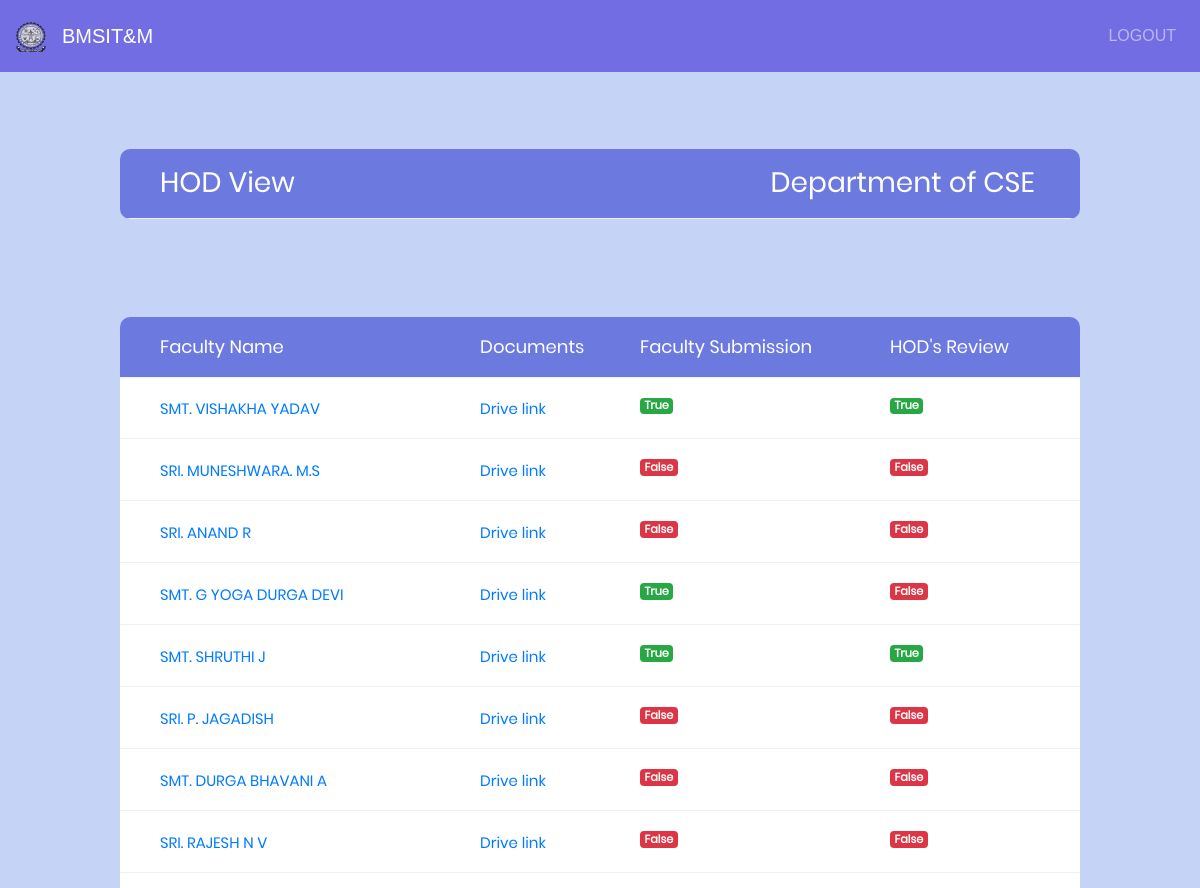
Before: /hod_display/ (signed in, upper part) with the older database file.
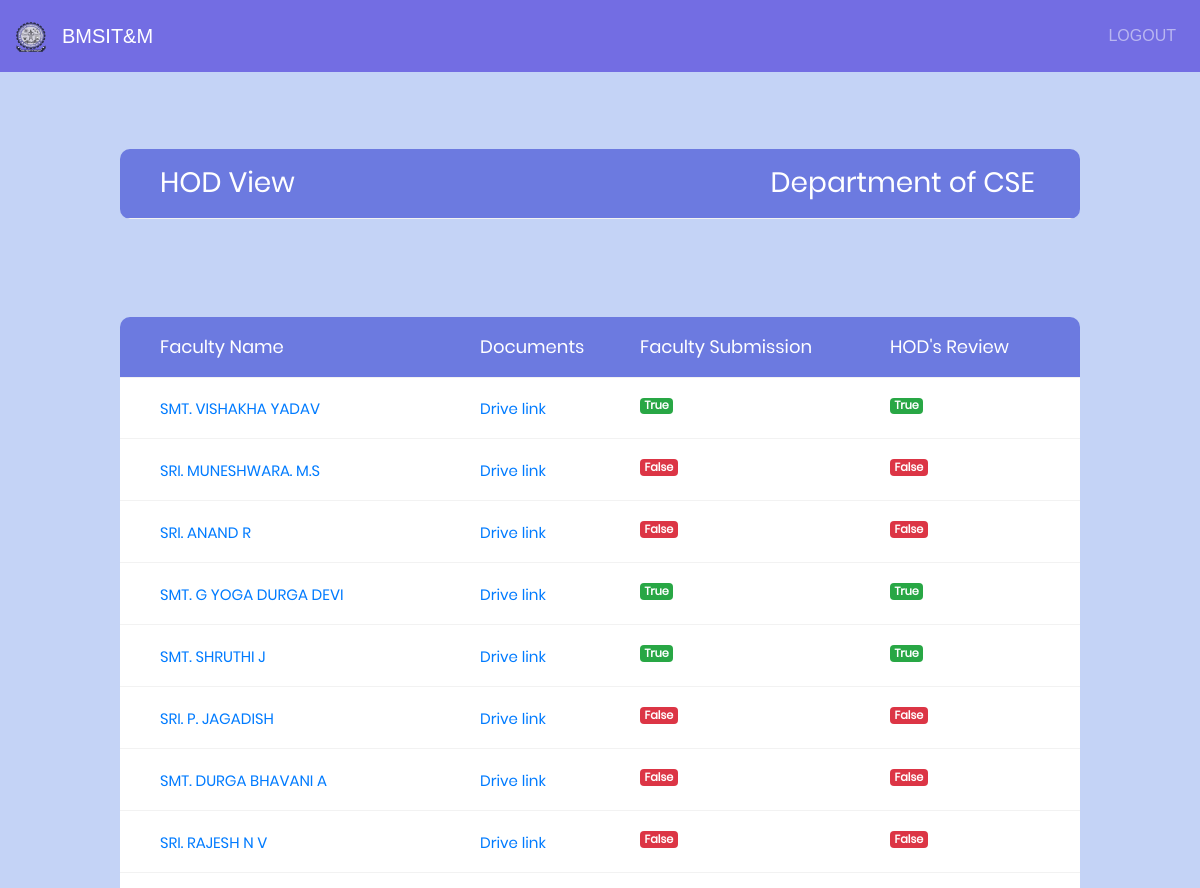
After: the same page with the newer database file.
### facform1/models.py (models this page shows, shortened)
class User(AbstractUser):
	phone = models.BigIntegerField(null=True)
	department = models.ForeignKey('Department', on_delete=models.CASCADE,null=True)
	designation = models.ForeignKey('Designation', on_delete=models.CASCADE,null=True)
	teach_status = models.BooleanField(default=False)
	hod_status = models.BooleanField(default=False)
	principal_status = models.BooleanField(default=False)
	doc_link = models.CharField(max_length=2000, blank=True, null=True)
	info = models.CharField(max_length=20, blank=True, null=True)

### facform1/views.py (the view)
# urls.py: url(r'^hod_display/', views.hod_display,name="hod_display"),
def hod_display(request):
	user = request.user
	pk = request.user.pk
	hod_dept = user.department
	hod_desg = user.designation
	c1 = User.objects.filter(department=hod_dept).filter(designation__pk=11)
	c2 = User.objects.filter(department=hod_dept).filter(designation__pk=9)
	c3 = User.objects.filter(department=hod_dept).filter(designation__pk=10)
	c4 = list(chain(c2,c3))
	context = {'name':c1,'name1':c4 ,'hod_dept':hod_dept}
	return render(request,'hod_display.html',context=context)

### facform1/models.py (called while the page is built)
	def __str__(self):
		return self.name

### templates/hod_display.html (shortened to what this page needs)
<!DOCTYPE html>
{% load staticfiles %}
<html lang="en">
<head>
	<link rel="stylesheet" type="text/css" href="{% static "vendor/bootstrap/css/bootstrap.min.css" %}">
	<link rel="stylesheet" type="text/css" href="{% static "fonts/font-awesome-4.7.0/css/font-awesome.min.css" %}">
	<link rel="stylesheet" type="text/css" href="{% static "vendor/animate/animate.css" %}">
	<link rel="stylesheet" type="text/css" href="{% static "vendor/select2/select2.min.css" %}">
	<link rel="stylesheet" type="text/css" href="{% static "vendor/perfect-scrollbar/perfect-scrollbar.css" %}">
	<link rel="stylesheet" type="text/css" href="{% static "css/util.css" %}">
	<link rel="stylesheet" type="text/css" href="{% static "css/main1.css" %}">
</head>
<body style="background:#c3d1f8">
	{% include 'partials/nav_primary.html' %}
	<div style="margin-top:-18%;" class="limiter">
		<div class="container-table100">
			<div class="wrap-table100">
					<div class="table">
						<div class="row header">
							<div class="cell">
								<h3>HOD View</h3>
							</div>
							<div class="cell">
								<h3>Department of {{hod_dept}}</h3>
							</div>
						</div>
					</div>
						</div>
							</div>
						</div>
	<div style="margin-top:-25%;" class="limiter">
		<div class="container-table100">
			<div class="wrap-table100">
					<div class="table">
						<div class="row header">
							<div class="cell">
								Faculty Name
							</div>
							<div class="cell">
								Documents
							</div>
							<div class="cell">
								Faculty Submission
							</div>
							<div class="cell">
								HOD's Review
							</div>
						</div>
            {% for info in name %}
						<div class="row">
							<div class="cell" data-title="Faculty Name">
								{% if info.teach_status and info.hod_status %}
								<a href="" id="h2p">{{info.first_name}}</a>
								{% elif info.teach_status %}
								<a href="/hod_teacher_display/{{info.pk}}">{{info.first_name}}</a>
								{% else %}
								<a href="#" id="h3p">{{info.first_name}}</a>
								{% endif %}
							</div>
							<div class="cell" data-title="Documents">
								<a href="{{info.doc_link}}">Drive link</a>
							</div>
							<div class="cell" data-title="f-sub">
                {% if info.teach_status %}
								  <span class="badge badge-success pull-left">{{info.teach_status}}</span>
                {% else %}
                  <span class="badge badge-danger pull-left">{{info.teach_status}}</span>
                {% endif %}
							</div>
							<div class="cell" data-title="hod-review">
                {% if info.hod_status %}
								  <span class="badge badge-success pull-left">{{info.hod_status}}</span>
                {% else %}
                  <span class="badge badge-danger pull-left">{{info.hod_status}}</span>
                {% endif %}
							</div>
						</div>
            {% endfor %}
					</div>
			</div>
		</div>
	</div>
</body>
</html>

Changed rows visible on the page:
changed User "SMT. G YOGA DURGA DEVI": hod_status "False" → "True"
